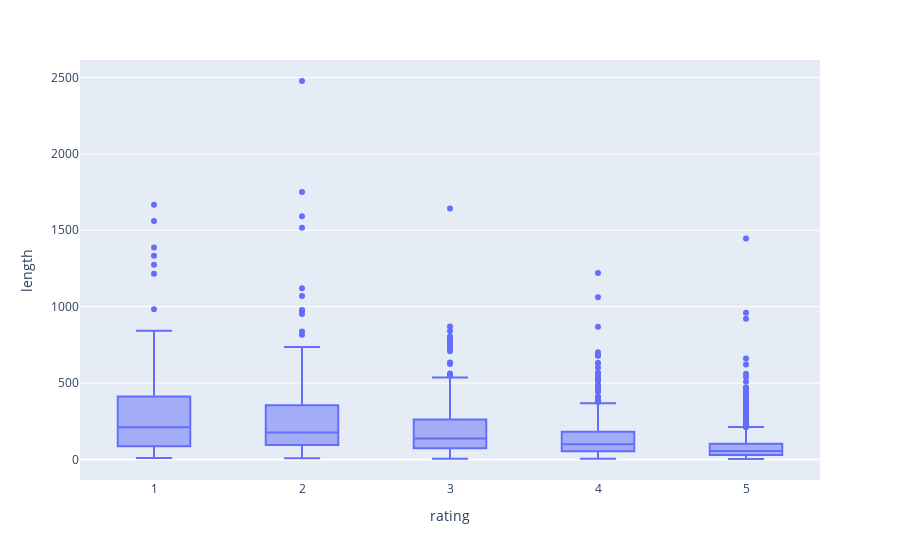

The notebook cell saved with this chart:
### Code cell
# Longest reviews had a rating of 1 or 2

px.box(df, x = "rating", y = "length")

### Figure 1 — Plotly figure (JSON) as saved in the notebook; plotly's stock layout.template omitted (floating-point values rounded to 4 significant figures; data arrays with more than 128 entries replaced by an {"elided": "..."} marker saying what was removed)
{"data": [{"alignmentgroup": "True", "hovertemplate": "rating=%{x}<br>length=%{y}<extra></extra>", "legendgroup": "", "marker": {"color": "#636efa"}, "name": "", "notched": false, "offsetgroup": "", "orientation": "v", "showlegend": false, "type": "box", "x": {"elided": "3023 int values"}, "x0": " ", "xaxis": "x", "y": {"elided": "3023 int values"}, "y0": " ", "yaxis": "y"}], "layout": {"boxmode": "group", "legend": {"tracegroupgap": 0}, "margin": {"t": 60}, "xaxis": {"anchor": "y", "domain": [0, 1], "title": {"text": "rating"}}, "yaxis": {"anchor": "x", "domain": [0, 1], "title": {"text": "length"}}}}
